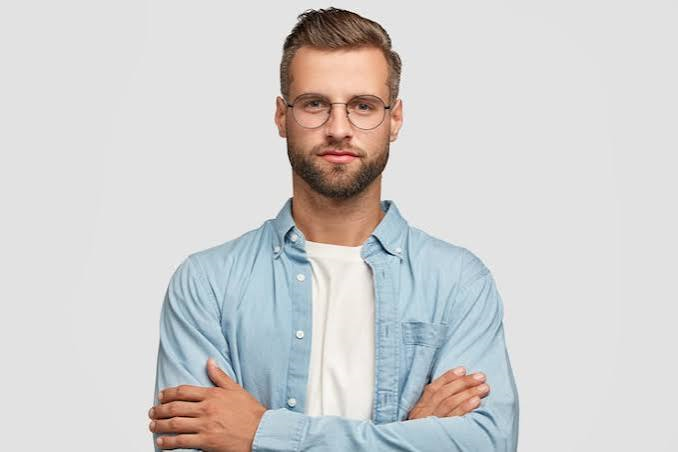
#> input picture Day19/Image Transformation Scripts/img.png, 678 x 452 px
$ python Perspective_Transformation.py
#> lines starting #> are read from the running program, lines starting #| are printed output that depends on the picture
import cv2
import numpy as np

img = cv2.imread(r"img.png")
#> img is the input picture: shape (452, 678, 3); mean B, G, R 208.1, 208.6, 209.8

pts1 = np.float32([[70, 50],
                   [450, 40],
                   [60, 350],
                   [460, 360]])

pts2 = np.float32([[0, 0],
                   [400, 0],
                   [0, 500],
                   [400, 500]])

matrix = cv2.getPerspectiveTransform(pts1, pts2)

result = cv2.warpPerspective(img, matrix, (400, 500))
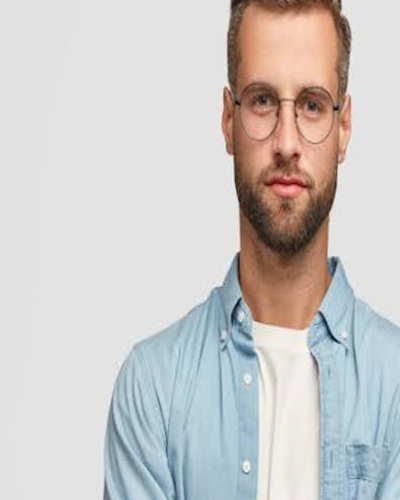
#> result: shape (500, 400, 3); mean B, G, R 199.7, 201.2, 203.9

cv2.imshow("Original", img)
cv2.imshow("Scanned Document", result)

cv2.waitKey(0)
cv2.destroyAllWindows()
